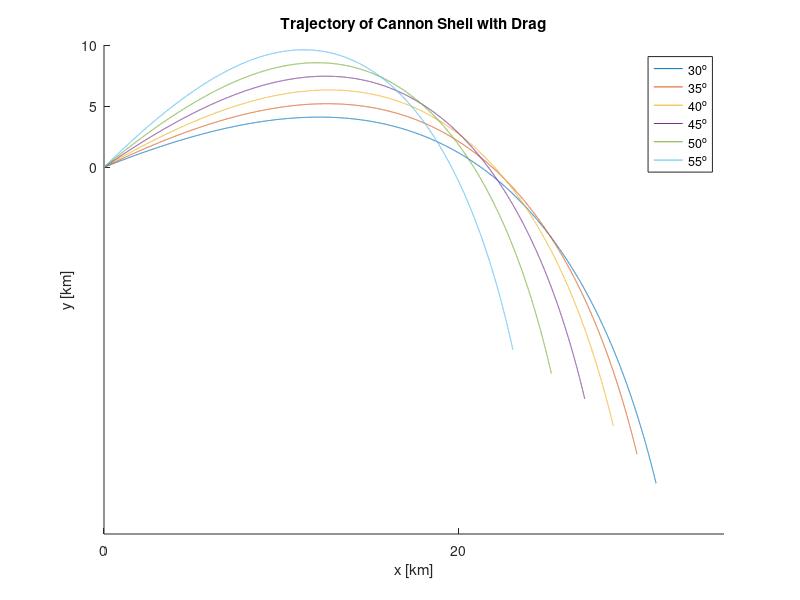

MATLAB code for this plot: (Note: this script raises an error after producing the figure.)
%% BallisticTrajectory_Project2
%
% This algorithm is designed to plot the trajectory of a cannon shell
% at various angles while neglecting and incorporating air resistance.
% This is done using kinematic equations and the Euler method.

%% Declaration of Parameters
%
% variables for kinematics calculation

x0=0;                  % initial x posiition
y0=0;                  % initial y position
vi = 700;              % initial velocity
g = 9.81;              % acceleration due to gravity
ax = 0;                % acceleration in the x direction
t = 0:0.1:200;         % time elapsed

% variables for Euler approximation

iterations = 13800;       % iterations
dt = .009;                % step size
X = ones(1,iterations);   % X vector for theoretical solution
Y = ones(1,iterations);   % Y vector for theoretical solution
AirResist = 4*10.^-5;     % Drag coeffiecient divided by mass      
xk = [];        % define storing variable for exact x position to be a matrix
yk = [];        % define storing variable for exact y position to be a matrix
Xmaster = [];   % define storing variable for approximate X position w/o density correction to be a matrix
Ymaster = [];   % define storing variable for approximate Y position w/o density correction to be a matrix
Xpmaster = [];  % define storing variable for approximate X position w/ density correction to be a matrix
Ypmaster = [];  % define storing variable for approximate Y position w/ density correction to be a matrix

% density correction variables
a = 6.5*10.^-3;     %[K/m]
T_0 = 288.2;        % sea level temperature [K]
alpha = 2.5;        % exponent for air medium
rho_0 = 1.225;      % density at sea level [Kg/m^3]

%% Calculations
for angle = 30:5:55
    % kinematic
    x = x0+vi*cosd(angle)*t+(ax*t.^2)/2;     % x calculation
    y = y0+vi*sind(angle)*t-(g*t.^2)/2;      % y calculation   
    
    % initialize velocities
    Vx = 700*ones(1,1000)*cosd(angle); % x initial velocity
    Vy = 700*ones(1,1000)*sind(angle); % y initial velocity
    v = sqrt(Vx.^2+Vy.^2);             % initial velocity
    
    for i = (1:1:iterations)
        X(i+1) = X(i)+ Vx(i).*dt;         % displacement
        Y(i+1) = Y(i)+ Vy(i).*dt;         % height
        v = sqrt(Vx(i).^2+Vy(i).^2);      % velocity changes due to drag
        Fdragx = (-AirResist).*v.*Vx(i);  % force of drag in the x direction
        Fdragy = (-AirResist).*v.*Vy(i);  % force of drag in the y direction
        Vx(i+1) = Vx(i)+(Fdragx)*dt;      % velocity in X direction
        Vy(i+1) = Vy(i) +(-g+Fdragy)*dt;  % velocity in Y direction
    end
    
    xk = [xk; x];           % Store exact x into matrix at various angles
    yk = [yk; y];           % Store exact y into matrix at various angles
    Xmaster = [Xmaster; X]; % Store approximate x into matrix at various angles
    Ymaster = [Ymaster; Y]; % Store approximate y into matrix at various angles
end

%% Density Correction
for angle = 35:10:45
    
    Xp = ones(1,iterations);           % X vector for theoretical solution
    Yp = ones(1,iterations);           % Y vector for theoretical solution

    Vxp = 700*ones(1,1000)*cosd(angle); % x initial velocity
    Vyp = 700*ones(1,1000)*sind(angle); % y initial velocity
    vp = sqrt(Vx.^2+Vy.^2);             % initial velocity
    
    for i = (1:1:iterations)
        Xp(i+1) = Xp(i)+ Vxp(i).*dt;                       % displacement
        Yp(i+1) = Yp(i)+ Vyp(i).*dt;                       % height
        rho = rho_0.*(1-(a.*Yp(i))./T_0).^alpha;           % density calculation
        vp = sqrt(Vxp(i).^2+Vyp(i).^2);                    % velocity changes due to drag
        Fdragxp = (-AirResist*(rho/rho_0)).*vp.*Vxp(i);    % force of drag w/ density correction in the x direction
        Fdragyp = (-AirResist*(rho/rho_0)).*vp.*Vyp(i);    % force of drag w/ density correction in the y direction
        Vxp(i+1) = Vxp(i)+(Fdragxp)*dt;                    % velocity in X direction
        Vyp(i+1) = Vyp(i) +(-g+Fdragyp)*dt;                % velocity in Y direction      
    end
    
    Xpmaster = [Xpmaster; Xp];  % matrix of X position at different angle w/ density correction
    Ypmaster = [Ypmaster; Yp];  % matrix of Y position at different angle w/ density correction
end

%% Plot without drag - Figure 2.4

figure(1);
hold on;   % hold on to add different angles to plot

for i = 1:1:6
    plot(Xmaster(i,:)./1000,Ymaster(i,:)./1000);    % plot figure - convert to km
end

title('Trajectory of Cannon Shell with Drag');      % create title
xlabel('x [km]');                                   % label x axis
ylabel('y [km]');                                   % label y axis

xticks([0 20 40 60]);
yticks([0 5 10 15 20]);

lgd = legend('30^{o}', '35^{o}', '40^{o}',... % create legend
        '45^{o}', '50^{o}', '55^{o}');
lgd.EdgeColor = 'none';

ylim([0 20]);                                       % set y limits
xlim([0 60]);                                       % set x limits

hold off;                                           

%% Plot with drag - Figure 2.4
figure(2);
hold on;   % hold on to add different angles to plot

for i = 1:1:6
    plot(xk(i,:)./1000,yk(i,:)./1000);              % plot figure - convert to km
end
                 

title('Trajectory of Cannon Shell without Drag');   % create title
xlabel('x [km]');                                   % label x axis
ylabel('y [km]');                                   % label y axis

xticks([0 20 40 60]);                               % x axis increments
yticks([0 5 10 15 20]);                             % y axis increments

lgd2 = legend('30^{o}', '35^{o}', '40^{o}',... % create legend
        '45^{o}', '50^{o}', '55^{o}');
lgd2.EdgeColor = 'none';

ylim([0 20]);                                       % set y limits
xlim([0 60]);                                       % set x limits

hold off;

%% Plot with drag - Figure 2.5
figure(3);
hold on;    % hold on to add different angles to plot

for i = 1:1:2
    plot(Xmaster(i,:)./1000,Ymaster(i,:)./1000, '--');     % plot figure without density correction
    plot(Xpmaster(i,:)./1000,Ypmaster(i,:)./1000);     % plot figure with density correction
end


lgd3 = legend('35^{o} w/o correction',...                     
        '35^{o} density corrected',...
        '45^{o} w/o correction',...
        '45^{o} density corrected');
lgd3.EdgeColor = 'none';

title('Cannon Shell Trajectory');    % create title
xlabel('x [km]');                    % label x axis
ylabel('y [km]');                    % label y axis

xticks([0 10 20 30]);                % x axis increments
yticks([0 2 4 6 8 10]);              % y axis increments

ylim([0 10]);                        % set y limits
xlim([0 30]);                        % set x limits

